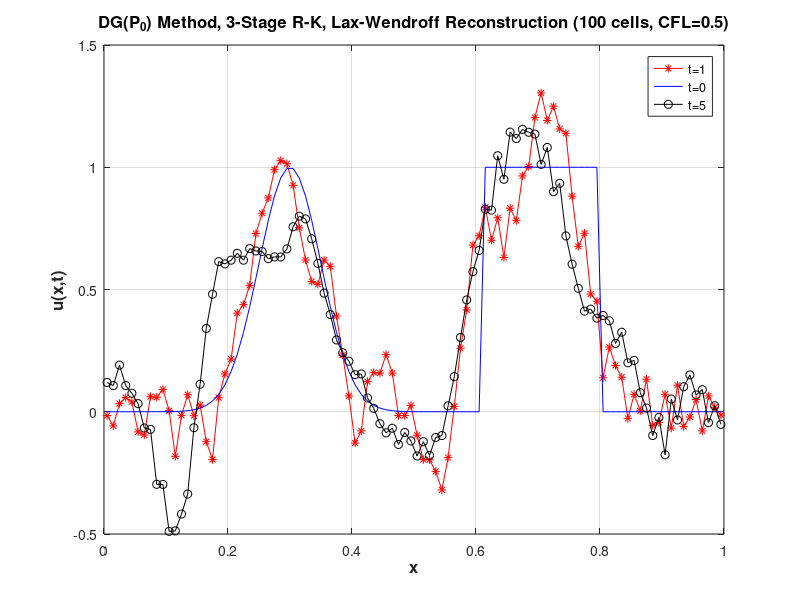

Source code (MATLAB):
clear all
A = importdata('out.txt',',') 
plot(A(:,1),A(:,2),'-*r')
title('DG(P_0) Method, 3-Stage R-K, Lax-Wendroff Reconstruction (100 cells, CFL=0.5)','FontSize',12,'FontWeight','bold')
ylabel('u(x,t)','FontSize',12,'FontWeight','bold')
xlabel('x','FontSize',12,'FontWeight','bold')
hold on
grid on
plot(A(:,1),A(:,3),'-b')
%plot(A(:,1),A(:,4),'-*k')
plot(A(:,1),A(:,4),'-ok')

legend('t=1','t=0','t=5')